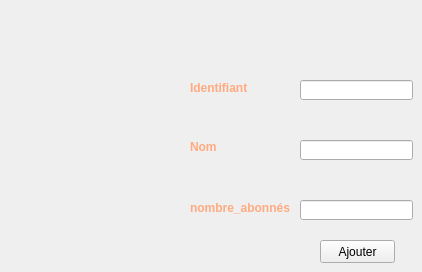
   <widget class="QWidget" name="tab">
    <attribute name="title">
     <string>Ajouter un media</string>
    </attribute>
    <widget class="QLabel" name="label">
     <property name="geometry">
      <rect>
       <x>190</x>
       <y>80</y>
       <width>61</width>
       <height>16</height>
      </rect>
     </property>
     <property name="text">
      <string>&lt;html&gt;&lt;head/&gt;&lt;body&gt;&lt;p&gt;&lt;span style=&quot; font-weight:600; color:#ffaa7f;&quot;&gt;Identifiant&lt;/span&gt;&lt;/p&gt;&lt;/body&gt;&lt;/html&gt;</string>
     </property>
    </widget>
    <widget class="QLabel" name="label_2">
     <property name="geometry">
      <rect>
       <x>190</x>
       <y>140</y>
       <width>47</width>
       <height>13</height>
      </rect>
     </property>
     <property name="text">
      <string>&lt;html&gt;&lt;head/&gt;&lt;body&gt;&lt;p&gt;&lt;span style=&quot; font-weight:600; color:#ffaa7f;&quot;&gt;Nom&lt;/span&gt;&lt;/p&gt;&lt;/body&gt;&lt;/html&gt;</string>
     </property>
    </widget>
    <widget class="QLabel" name="label_3">
     <property name="geometry">
      <rect>
       <x>190</x>
       <y>200</y>
       <width>111</width>
       <height>16</height>
      </rect>
     </property>
     <property name="text">
      <string>&lt;html&gt;&lt;head/&gt;&lt;body&gt;&lt;p&gt;&lt;span style=&quot; font-weight:600; color:#ffaa7f;&quot;&gt;nombre_abonnés&lt;/span&gt;&lt;/p&gt;&lt;/body&gt;&lt;/html&gt;</string>
     </property>
    </widget>
    <widget class="QLineEdit" name="lineEdit_id">
     <property name="geometry">
      <rect>
       <x>300</x>
       <y>80</y>
       <width>113</width>
       <height>20</height>
      </rect>
     </property>
    </widget>
    <widget class="QLineEdit" name="lineEdit_nom">
     <property name="geometry">
      <rect>
       <x>300</x>
       <y>140</y>
       <width>113</width>
       <height>20</height>
      </rect>
     </property>
    </widget>
    <widget class="QLineEdit" name="lineEdit_nb">
     <property name="geometry">
      <rect>
       <x>300</x>
       <y>200</y>
       <width>113</width>
       <height>20</height>
      </rect>
     </property>
    </widget>
    <widget class="QPushButton" name="pb_ajouter">
     <property name="geometry">
      <rect>
       <x>320</x>
       <y>240</y>
       <width>75</width>
       <height>23</height>
      </rect>
     </property>
     <property name="text">
      <string>Ajouter</string>
     </property>
    </widget>
   </widget>
